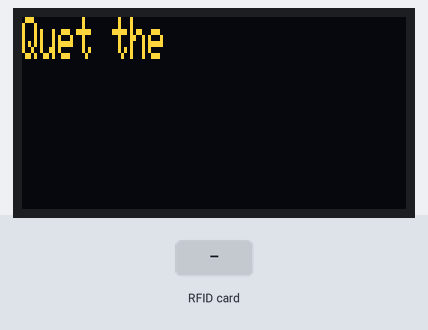
Recording of a sketch running on a simulated Arduino Uno, built with avr-gcc and run on an emulated ATmega328P. On the bench: 128×64 one-colour display. Inputs (shaded band) come from the test bench. The OLED is the two-colour kind (top 16 rows yellow); what the sketch prints to the serial monitor is not drawn.

Above: at 1.3 s.
1.4 s: RFID card 93 0F AF 05 held to the reader
At 2.0 s:
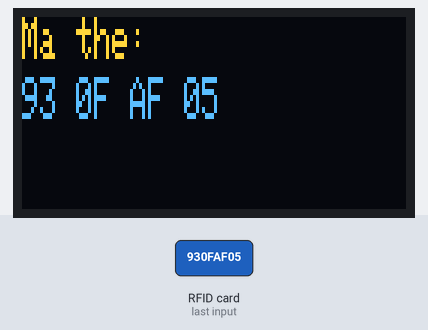
At 4.2 s:
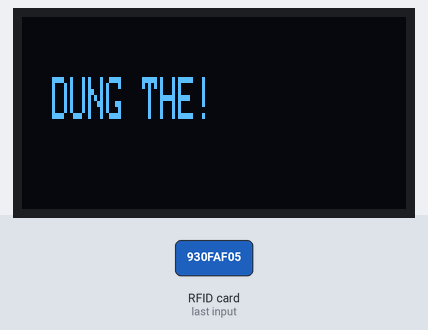
4.4 s: RFID card 5E 7A 19 C4 held to the reader
At 5.8 s:
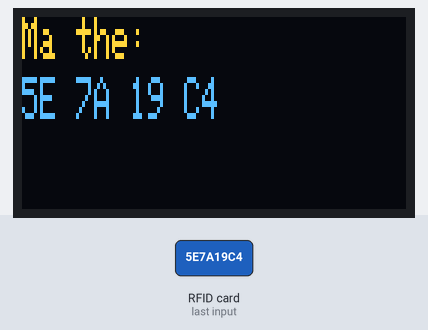
Timing chart, 0 to 7.4 s (numbered marks = the images above; inputs shaded):
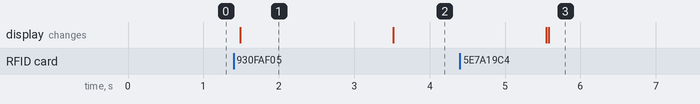

The sketch:

string.ino
```cpp
#include <Arduino.h>
#include <SPI.h>
#include <MFRC522.h>
#include "Adafruit_SSD1306.h"

#define SS_PIN 10 //Chân Slave Select của module RFID là chân 10
#define RST_PIN 9 //Chân reset của module RFID là chân 9

MFRC522 the_tu(SS_PIN, RST_PIN); //Tạo đối tượng MFRC522 với tên là the_tu
//Tạo mảng để lưu trữ mã thẻ của thẻ RFID
byte ma_the[] = {0, 0, 0, 0}; //Mỗi thẻ RFID có mã là 4 byte
//Tạo mã thẻ đúng để so sánh với mã thẻ đọc được
byte ma_the_dung[4] = {0x93, 0x0F, 0xAF, 0x05}; //Thay đổi mã thẻ đúng theo mã thẻ của bạn

#define SCREEN_WIDTH 128 // OLED màn hình rộng 128 pixel
#define SCREEN_HEIGHT 64 // OLED màn hình cao 64 pixel
#define OLED_RESET -1 // Chân reset của OLED
#define OLED_ADDRESS 0x3C // Địa chỉ I2C của OLED
Adafruit_SSD1306 display(SCREEN_WIDTH, SCREEN_HEIGHT, &Wire, OLED_RESET); // Tạo đối tượng Adafruit_SSD1306

String code = ""; //Biến để lưu trữ mã thẻ đọc được
void setup() {
  Serial.begin(9600); //Khởi động giao tiếp Serial với tốc độ 9600 baud
  SPI.begin(); //Khởi động giao tiếp SPI
  the_tu.PCD_Init(); //Khởi động module RFID
  Serial.println("RC522 Đã sẵn sàng"); //In ra thông báo đã khởi động module RFID
  display.begin(SSD1306_SWITCHCAPVCC, OLED_ADDRESS); //Khởi động OLED
  display.clearDisplay(); //Xóa màn hình OLED
  display.setTextSize(1,2); //Đặt kích thước chữ là 2
  display.setTextColor(WHITE); //Đặt màu chữ là trắng
  display.setCursor(0, 0); //Đặt con trỏ về góc trên bên trái
  display.println("Quet the"); //In ra dòng chữ "Ready to scan" trên OLED
  display.display(); //Cập nhật màn hình OLED
}
//Tạo hàm so sánh mã thẻ đọc được với mã thẻ đúng
bool so_sanh(byte ma_the[], byte ma_the_dung[]) {
  for (int i = 0; i < 4; i++) {
    if (ma_the[i] != ma_the_dung[i]) {
      return false; //Nếu có byte nào khác nhau thì trả về false
    }
  }
  return true; //Nếu tất cả byte đều giống nhau thì trả về true
}
void loop() {
  if (!the_tu.PICC_IsNewCardPresent() || !the_tu.PICC_ReadCardSerial()) {
    delay(50);
    return;
  }
  //In ra mã thẻ đọc được trên Serial Monitor
  Serial.print("Ma the: ");
  for(int i = 0; i < the_tu.uid.size; i++) {
    ma_the[i] = the_tu.uid.uidByte[i]; //Lưu mã thẻ vào mảng ma_the
    if (ma_the[i] < 0x10) {
      code += "0"; //Thêm số 0 vào trước nếu byte có giá trị nhỏ hơn 16 để đảm bảo mã thẻ luôn có 8 ký tự
    }
    //Tạo biến để lưu chữ số của byte hiện tại và thêm vào biến code
    String Hexcode = String(ma_the[i], HEX); //Chuyển byte thành chuỗi hex
    code += Hexcode; //Thêm chuỗi hex vào biến code
    //Thêm khoảng trống sau mỗi số để dễ đọc
    code += " ";
  }
    //Chuyển đổi thành kí tự viết hoa
    code.toUpperCase();
    Serial.println(code); //In ra mã thẻ trên Serial Monitor

    display.clearDisplay();
    display.setCursor(0, 0);
    display.print("Ma the:");
    display.setCursor(0, 20);
    display.print(code);
    display.display();
    delay(2000); //Đợi 2 giây để hiển thị mã thẻ trên OLED
    code = ""; //Xóa biến code để chuẩn bị cho lần đọc tiếp theo

    //Chạy hàm so sánh mã thẻ đọc được với mã thẻ đúng
    bool ket_qua = so_sanh(ma_the, ma_the_dung);
    Serial.println(ket_qua); //In ra kết quả so sánh trên Serial Monitor

    if (ket_qua == true) {
      display.clearDisplay();
      display.setCursor(10, 20);
      display.print("DUNG THE!");
      display.display();
    } else {
      display.clearDisplay();
      display.setCursor(10, 20);
      display.print("SAI THE!");
      display.display();
    }
    //Hiển thị quét thẻ oled để đọc mã mới
    delay(2000); //Đợi 2 giây để hiển thị kết quả trên OLED
    display.clearDisplay();
    display.setCursor(0, 0);
    display.println("Quet the");
    display.display();

}
```

Measured:
- after the input at 1.4 s, the display: changes after 0.09 s (image 1)
- after the input at 4.4 s, the display: first differs from a run without the input after 1.2 s (image 3)
- what the display in image 1 shows lasts 2.0 s, from 1.5 s to 3.5 s
